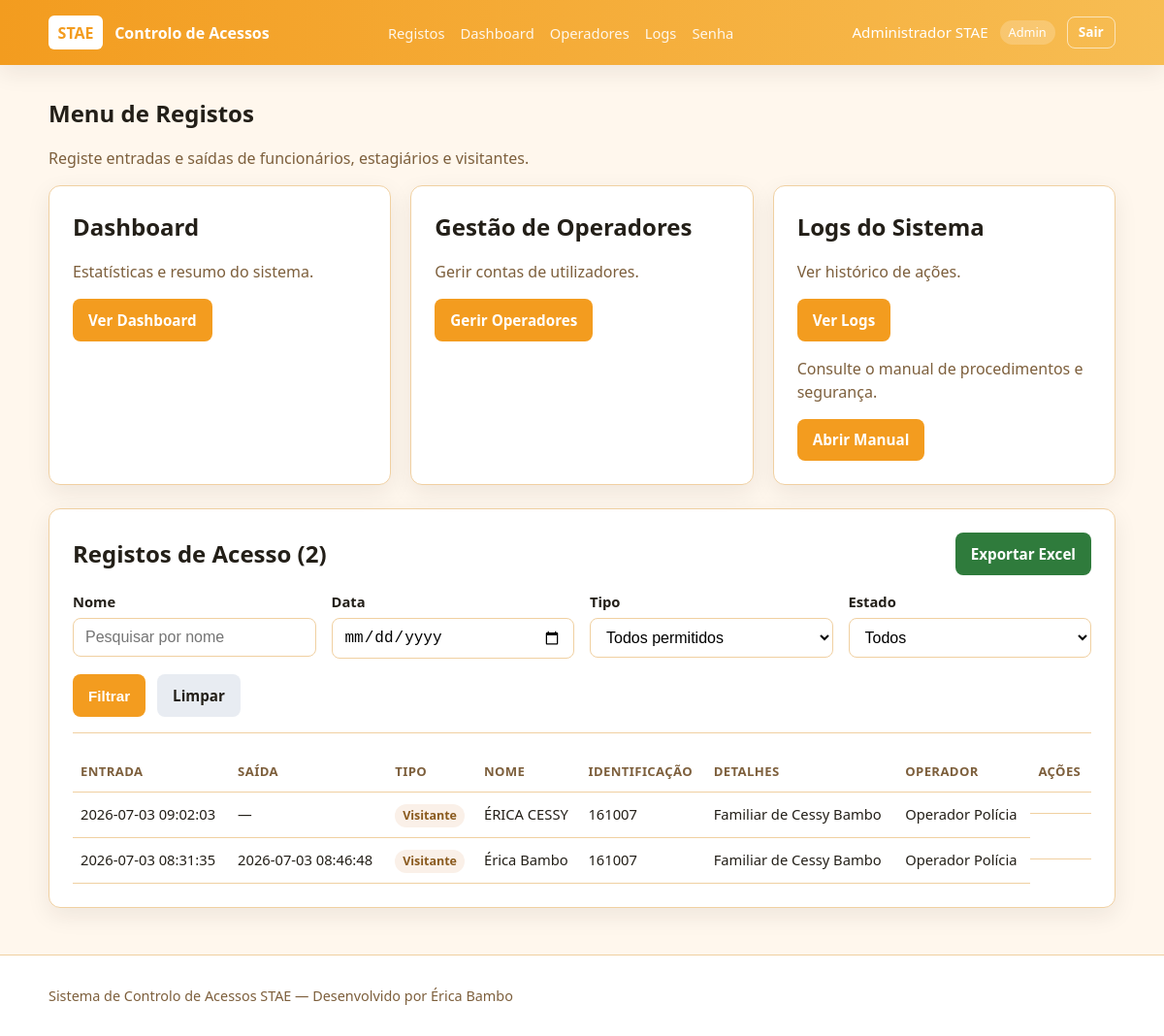
Page /menu (signed in) on the committed database.
### tables this page shows
CREATE TABLE registos_acesso (
                    id INTEGER PRIMARY KEY AUTOINCREMENT,
                    tipo TEXT NOT NULL,
                    nome TEXT NOT NULL,
                    tipo_documento TEXT NOT NULL DEFAULT 'BI',
                    identificacao TEXT NOT NULL,
                    contacto_visitante TEXT,
                    contacto_visitado TEXT,
                    eh_familiar INTEGER NOT NULL DEFAULT 0,
                    departamento TEXT,
                    motivo_visita TEXT,
                    proveniencia TEXT,
                    bens_declarados TEXT,
                    valores_monetarios TEXT,
                    seguranca_armas TEXT DEFAULT 'Nenhuma Arma Detetada',
                    substancias_retidas TEXT,
                    foto_documento TEXT,
                    funcionario_visitado TEXT,
                    operador_id INTEGER NOT NULL,
                    registrado_em TIMESTAMP NOT NULL DEFAULT CURRENT_TIMESTAMP,
                    saida_em TIMESTAMP,
                    FOREIGN KEY (operador_id) REFERENCES operadores (id) ON DELETE CASCADE
                );

CREATE TABLE operadores (
                    id INTEGER PRIMARY KEY AUTOINCREMENT,
                    nome TEXT NOT NULL,
                    usuario TEXT NOT NULL UNIQUE,
                    senha_hash TEXT NOT NULL,
                    tipo TEXT NOT NULL,
                    ativo INTEGER NOT NULL DEFAULT 1,
                    criado_em TIMESTAMP NOT NULL DEFAULT CURRENT_TIMESTAMP
                );

### app/routes/registos.py (the view)
@registos_bp.route("/menu")
def menu():
    redirecionar = _requer_login()
    if redirecionar:
        return redirecionar
    filtros = _filtros_da_request()
    pagina = max(int(request.args.get("pagina", 1)), 1)
    total = contar_registos(**filtros)
    total_paginas = max(ceil(total / PER_PAGE), 1)
    registos = listar_registos(**filtros, limite=PER_PAGE, pagina=pagina)
    return render_template(
        "menu.html",
        operador_nome=session.get("operador_nome"),
        operador_tipo=session.get("operador_tipo"),
        registos=registos,
        filtros=filtros,
        pagina=pagina,
        total_paginas=total_paginas,
        total=total,
        per_page=PER_PAGE,
        pode_funcionario=tem_permissao(session.get("operador_tipo"), "menu_funcionario"),
        pode_estagiario=tem_permissao(session.get("operador_tipo"), "menu_estagiario"),
        pode_visitante=tem_permissao(session.get("operador_tipo"), "menu_visitante"),
        pode_exportar=tem_permissao(session.get("operador_tipo"), "exportar"),
        pode_saida=tem_permissao(session.get("operador_tipo"), "registar_saida"),
        pode_comprovante=tem_permissao(session.get("operador_tipo"), "comprovante"),
        tipos_filtro=tipos_registo_permitidos(session.get("operador_tipo")),
        pode_ver_detalhes=tem_permissao(session.get("operador_tipo"), "ver_detalhes_registo"),
    )

### app/backend.py (called while the page is built)
def _is_testing():
    return os.environ.get("FLASK_ENV") == "testing" or os.environ.get("PYTEST_CURRENT_TEST") is not None

def _get_sqlite_path(url_or_path=None):
    candidate = url_or_path or os.environ.get("STAE_SQLITE_PATH", DATABASE_PATH)
    if candidate.startswith("sqlite:///"):
        candidate = candidate.replace("sqlite:///", "", 1)
    if candidate.startswith("sqlite://"):
        candidate = candidate.replace("sqlite://", "", 1)
    return candidate

def _build_filtros_query(nome=None, data=None, tipo=None, apenas_dentro=False):
    conditions = []
    params = []
    param = "?" if BACKEND.kind == "sqlite" else "%s"
    if nome:
        conditions.append(f"r.nome LIKE {param}")
        params.append(f"%{nome}%")
    if data:
        if BACKEND.kind == "sqlite":
            conditions.append(f"date(r.registrado_em) = {param}")
        else:
            conditions.append(f"r.registrado_em::date = {param}")
        params.append(data)
    if tipo:
        conditions.append(f"r.tipo = {param}")
        params.append(tipo)
    if apenas_dentro:
        conditions.append("r.saida_em IS NULL")
    where_clause = f"WHERE {' AND '.join(conditions)}" if conditions else ""
    return where_clause, params

def contar_registos(nome=None, data=None, tipo=None, apenas_dentro=False):
    with BACKEND.get_db() as conn:
        with conn.cursor() as cursor:
            where_clause, params = _build_filtros_query(nome, data, tipo, apenas_dentro)
            cursor.execute(f"SELECT COUNT(*) AS total FROM registos_acesso r {where_clause}", params)
            row = cursor.fetchone()
            return row["total"] if row else 0

    def __enter__(self):
        return self.cursor

    def __exit__(self, exc_type, exc_val, exc_tb):
        self.cursor.close()

    def cursor(self):
        return SQLiteCursorWrapper(self.conn.cursor())

    def commit(self):
        self.conn.commit()

    def close(self):
        self.conn.close()

    @contextmanager
    def get_db(self):
        conn = self.get_connection()
        try:
            yield conn
            if conn is not None:
                conn.commit()
        except Exception as exc:
            if conn is not None:
                conn.rollback()
            raise exc
        finally:
            if conn is not None:
                conn.close()

### app/routes/registos.py (called while the page is built)
def _requer_login():
    if not session.get("operador_id"):
        return redirect(url_for("auth.login"))
    return None

### templates/menu.html (shortened to what this page needs)
{% extends "base.html" %}
{% block content %}
<section class="page-header">
    <h1>Menu de Registos</h1>
    <p>Registe entradas e saídas de funcionários, estagiários e visitantes.</p>
</section>
<div class="grid-2">
    {% if operador_tipo == 'Admin' %}
    <div class="card">
        <h2>Dashboard</h2>
        <p class="card-desc">Estatísticas e resumo do sistema.</p>
        <a href="{{ url_for('admin.dashboard') }}" class="btn btn-primary">Ver Dashboard</a>
    </div>
    <div class="card">
        <h2>Gestão de Operadores</h2>
        <p class="card-desc">Gerir contas de utilizadores.</p>
        <a href="{{ url_for('admin.operadores') }}" class="btn btn-primary">Gerir Operadores</a>
    </div>
    <div class="card">
        <h2>Logs do Sistema</h2>
        <p class="card-desc">Ver histórico de ações.</p>
        <a href="{{ url_for('admin.logs') }}" class="btn btn-primary">Ver Logs</a>
        <p class="card-desc">Consulte o manual de procedimentos e segurança.</p>
    <a href="{{ url_for('static', filename='manual_utilizador_stae_v4') }}" class="btn btn-primary" target="_blank">Abrir Manual</a>
    </div>
    {% endif %}
</div>
<section class="card registos-recentes">
    <div class="section-header">
        <h2>Registos de Acesso ({{ total }})</h2>
        {% if pode_exportar %}
        <a class="btn btn-success"
           href="{{ url_for('registos.exportar_excel', nome=filtros.nome or '', data=filtros.data or '', tipo=filtros.tipo or '', apenas_dentro=1 if filtros.apenas_dentro else 0) }}">
            Exportar Excel
        </a>
        {% endif %}
    </div>
    <form method="GET" action="{{ url_for('registos.menu') }}" class="form filtros-form">
        <div class="form-row">
            <div class="form-group">
                <label for="filtro-nome">Nome</label>
                <input type="text" id="filtro-nome" name="nome"
                       value="{{ filtros.nome or '' }}" placeholder="Pesquisar por nome">
            </div>
            <div class="form-group">
                <label for="filtro-data">Data</label>
                <input type="date" id="filtro-data" name="data" value="{{ filtros.data or '' }}">
            </div>
            <div class="form-group">
                <label for="filtro-tipo">Tipo</label>
                <select id="filtro-tipo" name="tipo">
                    <option value="">Todos permitidos</option>
                </select>
            </div>
            <div class="form-group">
                <label for="filtro-dentro">Estado</label>
                <select id="filtro-dentro" name="apenas_dentro">
                    <option value="0" {% if not filtros.apenas_dentro %}selected{% endif %}>Todos</option>
                </select>
            </div>
        </div>
        <div class="filtros-actions">
            <button type="submit" class="btn btn-primary">Filtrar</button>
            <a href="{{ url_for('registos.menu') }}" class="btn btn-secondary">Limpar</a>
        </div>
    </form>
    {% if registos %}
    <div class="table-wrap">
        <table>
            <thead>
                <tr>
                    <th>Entrada</th>
                    <th>Saída</th>
                    <th>Tipo</th>
                    <th>Nome</th>
                    <th>Identificação</th>
                    <th>Detalhes</th>
                    <th>Operador</th>
                    <th>Ações</th>
                </tr>
            </thead>
            <tbody>
                {% for r in registos %}
                <tr {% if pode_ver_detalhes %}data-registo-id="{{ r.id }}" style="cursor: pointer;" class="clickable-row"{% endif %}>
                    <td>{{ r.registrado_em }}</td>
                    <td>{{ r.saida_em or '—' }}</td>
                    <td><span class="tag tag-{{ r.tipo|lower }}">{{ r.tipo }}</span></td>
                    <td>{{ r.nome }}</td>
                    <td>{{ r.identificacao }}</td>
                    <td>
                        {% if r.tipo == 'Visitante' and r.eh_familiar %}
                            Familiar de {{ r.funcionario_visitado }}
                        {% elif r.departamento %}
                            Dept: {{ r.departamento }}
                            {% if r.motivo_visita %} — {{ r.motivo_visita }}{% endif %}
                        {% else %}—{% endif %}
                    </td>
                    <td>{{ r.operador_nome }}</td>
                    <td class="actions-cell" onclick="event.stopPropagation()">
                    </td>
                </tr>
                {% endfor %}
            </tbody>
        </table>
    </div>
    {% else %}
    <p class="empty-state">Nenhum registo encontrado para os filtros selecionados.</p>
    {% endif %}
</section>
{% endblock %}

### static/css/style.css (style rules this page uses)
:root { --bg: #fff7ed; --surface: #ffffff; --text: #231f18; --muted: #7d5f3c; --primary: #f39c1f; --primary-hover: #d97b12; --border: #f0d0a1; --success: #2f7b3c; --success-bg: #e9f4e8; --error: #b42318; --error-bg: #fdecea; --shadow: 0 8px 24px rgba(35, 30, 22, 0.08); }
* { box-sizing: border-box; }
body { margin: 0; font-family: "Segoe UI", Tahoma, Geneva, Verdana, sans-serif; background: var(--bg); color: var(--text); line-height: 1.5; min-height: 100vh; }
.page-header h1 { margin: 0 0 0.25rem; }
.page-header p, .subtitle, .card-desc { color: var(--muted); }
.grid-2 { display: grid; grid-template-columns: repeat(auto-fit, minmax(300px, 1fr)); gap: 1.25rem; margin-bottom: 1.5rem; }
.card { background: var(--surface); border: 1px solid var(--border); border-radius: 12px; padding: 1.5rem; box-shadow: var(--shadow); }
.card h2 { margin-top: 0; margin-bottom: 0.25rem; }
.form { margin-top: 1rem; }
.form-group { margin-bottom: 1rem; }
.form-row { display: grid; grid-template-columns: repeat(auto-fit, minmax(220px, 1fr)); gap: 1rem; }
label { display: block; font-weight: 600; margin-bottom: 0.35rem; font-size: 0.92rem; }
input[type="text"], input[type="password"], input[type="date"], select { width: 100%; padding: 0.65rem 0.75rem; border: 1px solid var(--border); border-radius: 8px; font-size: 1rem; background: #fff; }
.btn { display: inline-block; border: none; border-radius: 8px; padding: 0.65rem 1rem; font-size: 0.95rem; font-weight: 600; cursor: pointer; text-decoration: none; transition: background 0.15s ease; }
.btn-primary { background: var(--primary); color: #fff; }
.btn-secondary { background: #e8ecf2; color: var(--text); }
.btn-success { background: var(--success); color: #fff; }
.table-wrap { overflow-x: auto; }
table { width: 100%; border-collapse: collapse; font-size: 0.92rem; }
th, td { padding: 0.65rem 0.5rem; border-bottom: 1px solid var(--border); text-align: left; vertical-align: top; }
th { font-size: 0.82rem; text-transform: uppercase; letter-spacing: 0.03em; color: var(--muted); }
.tag { display: inline-block; padding: 0.15rem 0.5rem; border-radius: 999px; font-size: 0.78rem; font-weight: 600; }
.tag-visitante { background: #faf0e8; color: #8a5a1e; }
.section-header { display: flex; justify-content: space-between; align-items: center; gap: 1rem; margin-bottom: 1rem; }
.section-header h2 { margin: 0; }
.filtros-form { margin-bottom: 1.25rem; padding-bottom: 1rem; border-bottom: 1px solid var(--border); }
.filtros-actions { display: flex; gap: 0.75rem; flex-wrap: wrap; }
.actions-cell { display: flex; gap: 0.35rem; flex-wrap: wrap; }

### rows in the picture
registos_acesso: registrado_em "2026-07-03 09:02:03", saida_em "—", tipo "Visitante", nome "ÉRICA CESSY", identificacao "161007", funcionario_visitado "Cessy Bambo", operador_nome "Operador Polícia"
registos_acesso: registrado_em "2026-07-03 08:31:35", saida_em "2026-07-03 08:46:48", tipo "Visitante", nome "Érica Bambo", identificacao "161007", funcionario_visitado "Cessy Bambo", operador_nome "Operador Polícia"

### other values in the picture
{{ session.operador_nome }} "Administrador STAE"
{{ session.operador_tipo }} "Admin"
{{ total }} "2"
